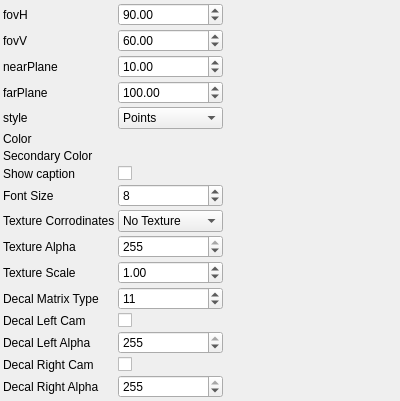
<?xml version="1.0" encoding="UTF-8"?>
<ui version="4.0">
 <class>Draw3dCameraParametersControlWidget</class>
 <widget class="QWidget" name="Draw3dCameraParametersControlWidget">
  <property name="geometry">
   <rect>
    <x>0</x>
    <y>0</y>
    <width>400</width>
    <height>300</height>
   </rect>
  </property>
  <property name="windowTitle">
   <string>Draw3dCameraParameters</string>
  </property>
   <layout class="QGridLayout" name="gridLayout">
    <property name="margin">
     <number>3</number>
    </property>
    <property name="spacing">
     <number>3</number>
    </property>
    <item row="0" column="0">
     <widget class="QLabel" name="label_0">
       <property name="text">
         <string>fovH</string>
       </property>
     </widget>
    </item>
    <item row="0" column="1">
     <widget class="QDoubleSpinBox" name="fovHSpinBox">
       <property name="toolTip">
         <string>fovH</string>
       </property>
       <property name="minimum">
        <double>0</double>
       </property>
       <property name="maximum">
        <double>180</double>
       </property>
       <property name="singleStep">
        <double>1</double>
       </property>
       <property name="value">
        <double>90</double>
       </property>
     </widget>
    </item>
    <item row="1" column="0">
     <widget class="QLabel" name="label_1">
       <property name="text">
         <string>fovV</string>
       </property>
     </widget>
    </item>
    <item row="1" column="1">
     <widget class="QDoubleSpinBox" name="fovVSpinBox">
       <property name="toolTip">
         <string>fovV</string>
       </property>
       <property name="minimum">
        <double>0</double>
       </property>
       <property name="maximum">
        <double>180</double>
       </property>
       <property name="singleStep">
        <double>1</double>
       </property>
       <property name="value">
        <double>60</double>
       </property>
     </widget>
    </item>
    <item row="2" column="0">
     <widget class="QLabel" name="label_2">
       <property name="text">
         <string>nearPlane</string>
       </property>
     </widget>
    </item>
    <item row="2" column="1">
     <widget class="QDoubleSpinBox" name="nearPlaneSpinBox">
       <property name="toolTip">
         <string>nearPlane</string>
       </property>
       <property name="minimum">
        <double>0</double>
       </property>
       <property name="maximum">
        <double>20000</double>
       </property>
       <property name="singleStep">
        <double>1</double>
       </property>
       <property name="value">
        <double>10</double>
       </property>
     </widget>
    </item>
    <item row="3" column="0">
     <widget class="QLabel" name="label_3">
       <property name="text">
         <string>farPlane</string>
       </property>
     </widget>
    </item>
    <item row="3" column="1">
     <widget class="QDoubleSpinBox" name="farPlaneSpinBox">
       <property name="toolTip">
         <string>farPlane</string>
       </property>
       <property name="minimum">
        <double>0</double>
       </property>
       <property name="maximum">
        <double>20000</double>
       </property>
       <property name="singleStep">
        <double>1</double>
       </property>
       <property name="value">
        <double>100</double>
       </property>
     </widget>
    </item>
    <item row="4" column="0">
     <widget class="QLabel" name="label_4">
       <property name="text">
         <string>style</string>
       </property>
     </widget>
    </item>
    <item row="4" column="1">
     <widget class="QComboBox" name="styleComboBox">
       <property name="currentIndex">
         <number>0</number>
       </property>
       <item>
        <property name="text">
         <string>Points</string>
        </property>
       </item>
       <item>
        <property name="text">
         <string>Wireframe</string>
        </property>
       </item>
       <item>
        <property name="text">
         <string>Color</string>
        </property>
       </item>
       <item>
        <property name="text">
         <string>Color 2</string>
        </property>
       </item>
       <item>
        <property name="text">
         <string>Textured</string>
        </property>
       </item>
       <property name="toolTip">
         <string>style</string>
       </property>
     </widget>
    </item>
    <item row="5" column="0">
     <widget class="QLabel" name="label_5">
       <property name="text">
         <string>Color</string>
       </property>
     </widget>
    </item>
    <item row="5" column="1">
     <widget class="RgbColorParametersControlWidget" name="colorControlWidget">
       <property name="toolTip">
         <string>Color</string>
       </property>
     </widget>
    </item>
    <item row="6" column="0">
     <widget class="QLabel" name="label_6">
       <property name="text">
         <string>Secondary Color</string>
       </property>
     </widget>
    </item>
    <item row="6" column="1">
     <widget class="RgbColorParametersControlWidget" name="secondaryColorControlWidget">
       <property name="toolTip">
         <string>Secondary Color</string>
       </property>
     </widget>
    </item>
    <item row="7" column="0">
     <widget class="QLabel" name="label_7">
       <property name="text">
         <string>Show caption</string>
       </property>
     </widget>
    </item>
    <item row="7" column="1">
     <widget class="QCheckBox" name="showCaptionCheckBox">
       <property name="toolTip">
         <string>Show caption</string>
       </property>
     </widget>
    </item>
    <item row="8" column="0">
     <widget class="QLabel" name="label_8">
       <property name="text">
         <string>Font Size</string>
       </property>
     </widget>
    </item>
    <item row="8" column="1">
     <widget class="QSpinBox" name="fontSizeSpinBox">
       <property name="toolTip">
         <string>Font Size</string>
       </property>
       <property name="minimum">
        <number>0</number>
       </property>
       <property name="maximum">
        <number>255</number>
       </property>
       <property name="singleStep">
        <number>1</number>
       </property>
       <property name="value">
        <number>8</number>
       </property>
     </widget>
    </item>
    <item row="9" column="0">
     <widget class="QLabel" name="label_9">
       <property name="text">
         <string>Texture Corrodinates</string>
       </property>
     </widget>
    </item>
    <item row="9" column="1">
     <widget class="QComboBox" name="textureCorrodinatesComboBox">
       <property name="currentIndex">
         <number>0</number>
       </property>
       <item>
        <property name="text">
         <string>No Texture</string>
        </property>
       </item>
       <item>
        <property name="text">
         <string>Auto Decide</string>
        </property>
       </item>
       <item>
        <property name="text">
         <string>Force Texture</string>
        </property>
       </item>
       <property name="toolTip">
         <string>Texture Corrodinates</string>
       </property>
     </widget>
    </item>
    <item row="10" column="0">
     <widget class="QLabel" name="label_10">
       <property name="text">
         <string>Texture Alpha</string>
       </property>
     </widget>
    </item>
    <item row="10" column="1">
     <widget class="QSpinBox" name="textureAlphaSpinBox">
       <property name="toolTip">
         <string>Texture Alpha</string>
       </property>
       <property name="minimum">
        <number>0</number>
       </property>
       <property name="maximum">
        <number>255</number>
       </property>
       <property name="singleStep">
        <number>1</number>
       </property>
       <property name="value">
        <number>255</number>
       </property>
     </widget>
    </item>
    <item row="11" column="0">
     <widget class="QLabel" name="label_11">
       <property name="text">
         <string>Texture Scale</string>
       </property>
     </widget>
    </item>
    <item row="11" column="1">
     <widget class="QDoubleSpinBox" name="textureScaleSpinBox">
       <property name="toolTip">
         <string>Texture Scale</string>
       </property>
       <property name="minimum">
        <double>0</double>
       </property>
       <property name="maximum">
        <double>2000</double>
       </property>
       <property name="singleStep">
        <double>1</double>
       </property>
       <property name="value">
        <double>1</double>
       </property>
     </widget>
    </item>
    <item row="12" column="0">
     <widget class="QLabel" name="label_12">
       <property name="text">
         <string>Decal Matrix Type</string>
       </property>
     </widget>
    </item>
    <item row="12" column="1">
     <widget class="QSpinBox" name="decalMatrixTypeSpinBox">
       <property name="toolTip">
         <string>Decal Matrix Type</string>
       </property>
       <property name="minimum">
        <number>0</number>
       </property>
       <property name="maximum">
        <number>19</number>
       </property>
       <property name="singleStep">
        <number>1</number>
       </property>
       <property name="value">
        <number>11</number>
       </property>
     </widget>
    </item>
    <item row="13" column="0">
     <widget class="QLabel" name="label_13">
       <property name="text">
         <string>Decal Left Cam</string>
       </property>
     </widget>
    </item>
    <item row="13" column="1">
     <widget class="QCheckBox" name="decalLeftCamCheckBox">
       <property name="toolTip">
         <string>Decal Left Cam</string>
       </property>
     </widget>
    </item>
    <item row="14" column="0">
     <widget class="QLabel" name="label_14">
       <property name="text">
         <string>Decal Left Alpha</string>
       </property>
     </widget>
    </item>
    <item row="14" column="1">
     <widget class="QSpinBox" name="decalLeftAlphaSpinBox">
       <property name="toolTip">
         <string>Decal Left Alpha</string>
       </property>
       <property name="minimum">
        <number>0</number>
       </property>
       <property name="maximum">
        <number>255</number>
       </property>
       <property name="singleStep">
        <number>1</number>
       </property>
       <property name="value">
        <number>255</number>
       </property>
     </widget>
    </item>
    <item row="15" column="0">
     <widget class="QLabel" name="label_15">
       <property name="text">
         <string>Decal Right Cam</string>
       </property>
     </widget>
    </item>
    <item row="15" column="1">
     <widget class="QCheckBox" name="decalRightCamCheckBox">
       <property name="toolTip">
         <string>Decal Right Cam</string>
       </property>
     </widget>
    </item>
    <item row="16" column="0">
     <widget class="QLabel" name="label_16">
       <property name="text">
         <string>Decal Right Alpha</string>
       </property>
     </widget>
    </item>
    <item row="16" column="1">
     <widget class="QSpinBox" name="decalRightAlphaSpinBox">
       <property name="toolTip">
         <string>Decal Right Alpha</string>
       </property>
       <property name="minimum">
        <number>0</number>
       </property>
       <property name="maximum">
        <number>255</number>
       </property>
       <property name="singleStep">
        <number>1</number>
       </property>
       <property name="value">
        <number>255</number>
       </property>
     </widget>
    </item>
   <item row="17" column="0">
    <spacer name="verticalSpacer">
     <property name="orientation">
      <enum>Qt::Vertical</enum>
     </property>
     <property name="sizeHint" stdset="0">
      <size>
       <width>0</width>
       <height>0</height>
      </size>
     </property>
    </spacer>
   </item>
   <item row="17" column="2">
    <spacer name="horizontalSpacer">
     <property name="orientation">
      <enum>Qt::Horizontal</enum>
     </property>
     <property name="sizeHint" stdset="0">
      <size>
       <width>0</width>
       <height>0</height>
      </size>
     </property>
    </spacer>
   </item>
  </layout>
 </widget>
 <layoutdefault spacing="3" margin="3"/>
 <resources/>
 <connections>
  <connection>
   <sender>fovHSpinBox</sender>
   <signal>valueChanged(double)</signal>
   <receiver>Draw3dCameraParametersControlWidget</receiver>
   <slot>changeParameters()</slot>
  </connection>
  <connection>
   <sender>fovVSpinBox</sender>
   <signal>valueChanged(double)</signal>
   <receiver>Draw3dCameraParametersControlWidget</receiver>
   <slot>changeParameters()</slot>
  </connection>
  <connection>
   <sender>nearPlaneSpinBox</sender>
   <signal>valueChanged(double)</signal>
   <receiver>Draw3dCameraParametersControlWidget</receiver>
   <slot>changeParameters()</slot>
  </connection>
  <connection>
   <sender>farPlaneSpinBox</sender>
   <signal>valueChanged(double)</signal>
   <receiver>Draw3dCameraParametersControlWidget</receiver>
   <slot>changeParameters()</slot>
  </connection>
  <connection>
   <sender>styleComboBox</sender>
   <signal>currentIndexChanged(int)</signal>
   <receiver>Draw3dCameraParametersControlWidget</receiver>
   <slot>changeParameters()</slot>
  </connection>
  <connection>
   <sender>colorControlWidget</sender>
   <signal>paramsChanged()</signal>
   <receiver>Draw3dCameraParametersControlWidget</receiver>
   <slot>changeParameters()</slot>
  </connection>
  <connection>
   <sender>secondaryColorControlWidget</sender>
   <signal>paramsChanged()</signal>
   <receiver>Draw3dCameraParametersControlWidget</receiver>
   <slot>changeParameters()</slot>
  </connection>
  <connection>
   <sender>showCaptionCheckBox</sender>
   <signal>stateChanged(int)</signal>
   <receiver>Draw3dCameraParametersControlWidget</receiver>
   <slot>changeParameters()</slot>
  </connection>
  <connection>
   <sender>fontSizeSpinBox</sender>
   <signal>valueChanged(int)</signal>
   <receiver>Draw3dCameraParametersControlWidget</receiver>
   <slot>changeParameters()</slot>
  </connection>
  <connection>
   <sender>textureCorrodinatesComboBox</sender>
   <signal>currentIndexChanged(int)</signal>
   <receiver>Draw3dCameraParametersControlWidget</receiver>
   <slot>changeParameters()</slot>
  </connection>
  <connection>
   <sender>textureAlphaSpinBox</sender>
   <signal>valueChanged(int)</signal>
   <receiver>Draw3dCameraParametersControlWidget</receiver>
   <slot>changeParameters()</slot>
  </connection>
  <connection>
   <sender>textureScaleSpinBox</sender>
   <signal>valueChanged(double)</signal>
   <receiver>Draw3dCameraParametersControlWidget</receiver>
   <slot>changeParameters()</slot>
  </connection>
  <connection>
   <sender>decalMatrixTypeSpinBox</sender>
   <signal>valueChanged(int)</signal>
   <receiver>Draw3dCameraParametersControlWidget</receiver>
   <slot>changeParameters()</slot>
  </connection>
  <connection>
   <sender>decalLeftCamCheckBox</sender>
   <signal>stateChanged(int)</signal>
   <receiver>Draw3dCameraParametersControlWidget</receiver>
   <slot>changeParameters()</slot>
  </connection>
  <connection>
   <sender>decalLeftAlphaSpinBox</sender>
   <signal>valueChanged(int)</signal>
   <receiver>Draw3dCameraParametersControlWidget</receiver>
   <slot>changeParameters()</slot>
  </connection>
  <connection>
   <sender>decalRightCamCheckBox</sender>
   <signal>stateChanged(int)</signal>
   <receiver>Draw3dCameraParametersControlWidget</receiver>
   <slot>changeParameters()</slot>
  </connection>
  <connection>
   <sender>decalRightAlphaSpinBox</sender>
   <signal>valueChanged(int)</signal>
   <receiver>Draw3dCameraParametersControlWidget</receiver>
   <slot>changeParameters()</slot>
  </connection>
 </connections>
 <slots>
  <slot>changeParameters()</slot>
 </slots>
 <customwidgets>
  <customwidget>
   <class>RgbColorParametersControlWidget</class>
   <extends>QWidget</extends>
   <header>rgbColorParametersControlWidget.h</header>
   <container>1</container>
  </customwidget>
  <customwidget>
   <class>RgbColorParametersControlWidget</class>
   <extends>QWidget</extends>
   <header>rgbColorParametersControlWidget.h</header>
   <container>1</container>
  </customwidget>
 </customwidgets>
</ui>
